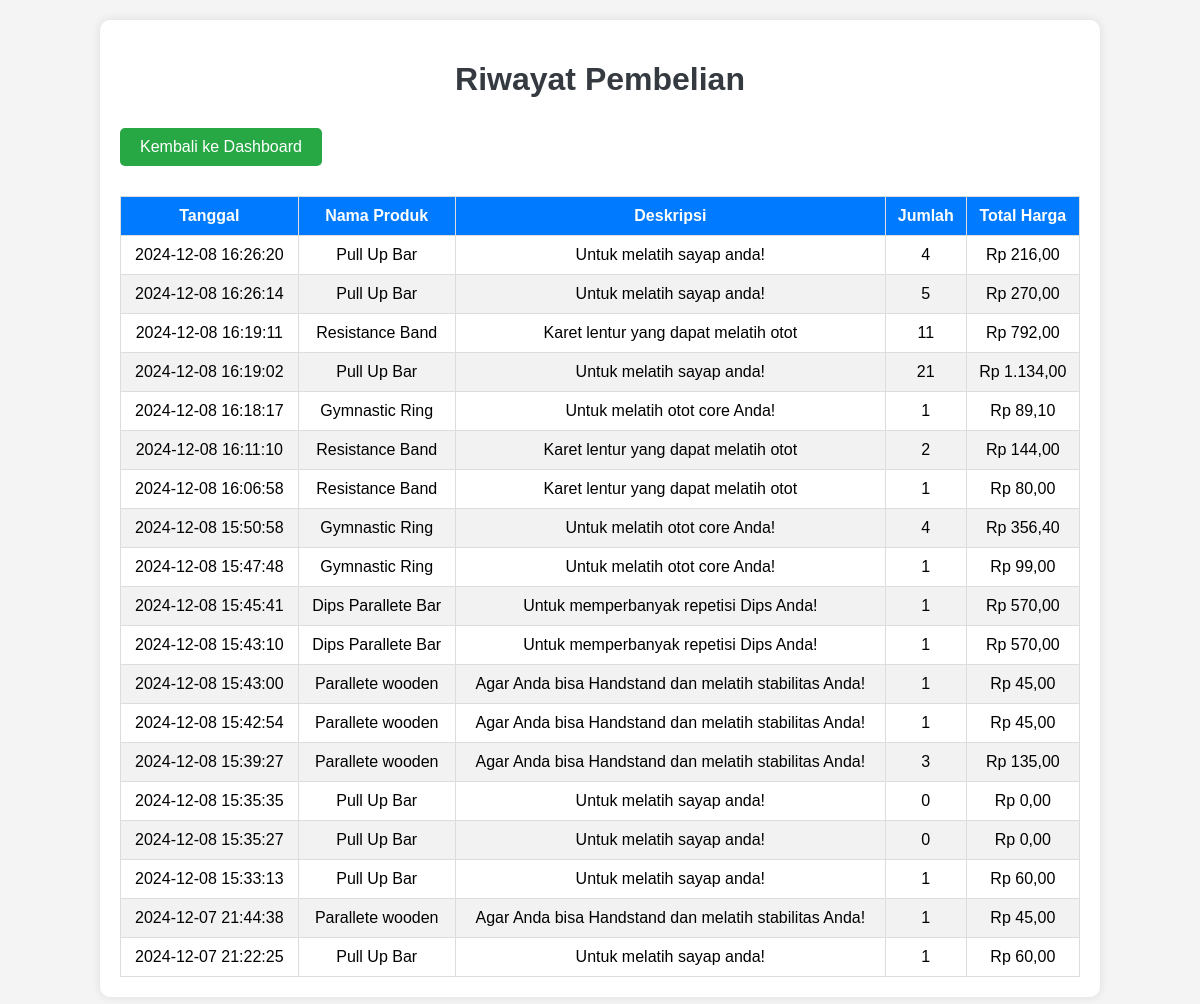
Screenshot of /purchase_history2.php (signed in) with the database file from the repository.
### tables this page shows
CREATE TABLE `purchase_history` (
  `id` int(11) NOT NULL AUTO_INCREMENT,
  `user_id` int(11) NOT NULL,
  `product_id` int(11) NOT NULL,
  `purchase_date` datetime DEFAULT current_timestamp(),
  `quantity` int(11) DEFAULT 1,
  `total_price` decimal(10,2) DEFAULT NULL,
  PRIMARY KEY (`id`),
  KEY `user_id` (`user_id`),
  KEY `product_id` (`product_id`),
  CONSTRAINT `purchase_history_ibfk_1` FOREIGN KEY (`user_id`) REFERENCES `users` (`id`),
  CONSTRAINT `purchase_history_ibfk_2` FOREIGN KEY (`product_id`) REFERENCES `products` (`id`)
);

CREATE TABLE `products` (
  `id` int(11) NOT NULL AUTO_INCREMENT,
  `name` varchar(100) NOT NULL,
  `description` text NOT NULL,
  `price` decimal(10,2) NOT NULL,
  `stock` int(11) NOT NULL,
  `image_path` varchar(255) DEFAULT NULL,
  PRIMARY KEY (`id`)
);

### purchase_history2.php (the view, shortened to what this page needs)
<?php
include('koneksi.php');
$user_id = $_SESSION['user_id'];
$query = "SELECT ph.purchase_date, p.name, p.description, ph.quantity, ph.total_price
          FROM purchase_history ph
          JOIN products p ON ph.product_id = p.id
          WHERE ph.user_id = '$user_id'
          ORDER BY ph.purchase_date DESC";
$result = $koneksi->query($query);
?>
<!DOCTYPE html>
<html lang="id">
<head>
</head>
<body>
    <div class="container">
        <h1>Riwayat Pembelian</h1>
        <a href="member_dashboard.php" class="back-link">Kembali ke Dashboard</a>
        <table>
            <thead>
                <tr>
                    <th>Tanggal</th>
                    <th>Nama Produk</th>
                    <th>Deskripsi</th>
                    <th>Jumlah</th>
                    <th>Total Harga</th>
                </tr>
            </thead>
            <tbody>
                <?php if ($result->num_rows > 0): ?>
                    <?php while ($row = $result->fetch_assoc()): ?>
                        <tr>
                            <td><?= htmlspecialchars($row['purchase_date']) ?></td>
                            <td><?= htmlspecialchars($row['name']) ?></td>
                            <td><?= htmlspecialchars($row['description']) ?></td>
                            <td><?= htmlspecialchars($row['quantity']) ?></td>
                            <td>Rp <?= number_format($row['total_price'], 2, ',', '.') ?></td>
                        </tr>
                    <?php endwhile; ?>
                <?php else: ?>
                    <tr>
                        <td colspan="5">Belum ada riwayat pembelian.</td>
                    </tr>
                <?php endif; ?>
            </tbody>
        </table>
    </div>
</body>
</html>

### purchase_history2.php (style rules this page uses)
body { font-family: Arial, sans-serif; background-color: #f4f4f4; margin: 0; padding: 0; }
.container { width: 80%; margin: 20px auto; background: #fff; padding: 20px; border-radius: 10px; box-shadow: 0 0 10px rgba(0, 0, 0, 0.1); }
h1 { text-align: center; color: #343a40; margin-bottom: 20px; }
table { width: 100%; border-collapse: collapse; margin-top: 20px; }
th, td { padding: 10px; text-align: center; border: 1px solid #ddd; }
th { background-color: #007bff; color: white; }
tr:nth-child(even) { background-color: #f2f2f2; }
a.back-link { display: inline-block; margin: 10px 0; padding: 10px 20px; background-color: #28a745; color: white; text-decoration: none; border-radius: 5px; }

### rows the page displays
purchase_history: purchase_date "2024-12-08 16:26:20", product.name "Pull Up Bar", product.description "Untuk melatih sayap anda!", quantity "4", total_price "216,00"
purchase_history: purchase_date "2024-12-08 16:26:14", product.name "Pull Up Bar", product.description "Untuk melatih sayap anda!", quantity "5", total_price "270,00"
purchase_history: purchase_date "2024-12-08 16:19:11", product.name "Resistance Band", product.description "Karet lentur yang dapat melatih otot", quantity "11", total_price "792,00"
purchase_history: purchase_date "2024-12-08 16:19:02", product.name "Pull Up Bar", product.description "Untuk melatih sayap anda!", quantity "21", total_price "1.134,00"
purchase_history: purchase_date "2024-12-08 16:18:17", product.name "Gymnastic Ring", product.description "Untuk melatih otot core Anda!", quantity "1", total_price "89,10"
purchase_history: purchase_date "2024-12-08 16:11:10", product.name "Resistance Band", product.description "Karet lentur yang dapat melatih otot", quantity "2", total_price "144,00"
purchase_history: purchase_date "2024-12-08 16:06:58", product.name "Resistance Band", product.description "Karet lentur yang dapat melatih otot", quantity "1", total_price "80,00"
purchase_history: purchase_date "2024-12-08 15:50:58", product.name "Gymnastic Ring", product.description "Untuk melatih otot core Anda!", quantity "4", total_price "356,40"
purchase_history: purchase_date "2024-12-08 15:47:48", product.name "Gymnastic Ring", product.description "Untuk melatih otot core Anda!", quantity "1", total_price "99,00"
purchase_history: purchase_date "2024-12-08 15:45:41", product.name "Dips Parallete Bar", product.description "Untuk memperbanyak repetisi Dips Anda!", quantity "1", total_price "570,00"
purchase_history: purchase_date "2024-12-08 15:43:10", product.name "Dips Parallete Bar", product.description "Untuk memperbanyak repetisi Dips Anda!", quantity "1", total_price "570,00"
purchase_history: purchase_date "2024-12-08 15:43:00", product.name "Parallete wooden", product.description "Agar Anda bisa Handstand dan melatih stabilitas Anda!", quantity "1", total_price "45,00"
purchase_history: purchase_date "2024-12-08 15:42:54", product.name "Parallete wooden", product.description "Agar Anda bisa Handstand dan melatih stabilitas Anda!", quantity "1", total_price "45,00"
purchase_history: purchase_date "2024-12-08 15:39:27", product.name "Parallete wooden", product.description "Agar Anda bisa Handstand dan melatih stabilitas Anda!", quantity "3", total_price "135,00"
purchase_history: purchase_date "2024-12-08 15:35:35", product.name "Pull Up Bar", product.description "Untuk melatih sayap anda!", quantity "0", total_price "0,00"
purchase_history: purchase_date "2024-12-08 15:35:27", product.name "Pull Up Bar", product.description "Untuk melatih sayap anda!", quantity "0", total_price "0,00"
purchase_history: purchase_date "2024-12-08 15:33:13", product.name "Pull Up Bar", product.description "Untuk melatih sayap anda!", quantity "1", total_price "60,00"
purchase_history: purchase_date "2024-12-07 21:44:38", product.name "Parallete wooden", product.description "Agar Anda bisa Handstand dan melatih stabilitas Anda!", quantity "1", total_price "45,00"
purchase_history: purchase_date "2024-12-07 21:22:25", product.name "Pull Up Bar", product.description "Untuk melatih sayap anda!", quantity "1", total_price "60,00"
